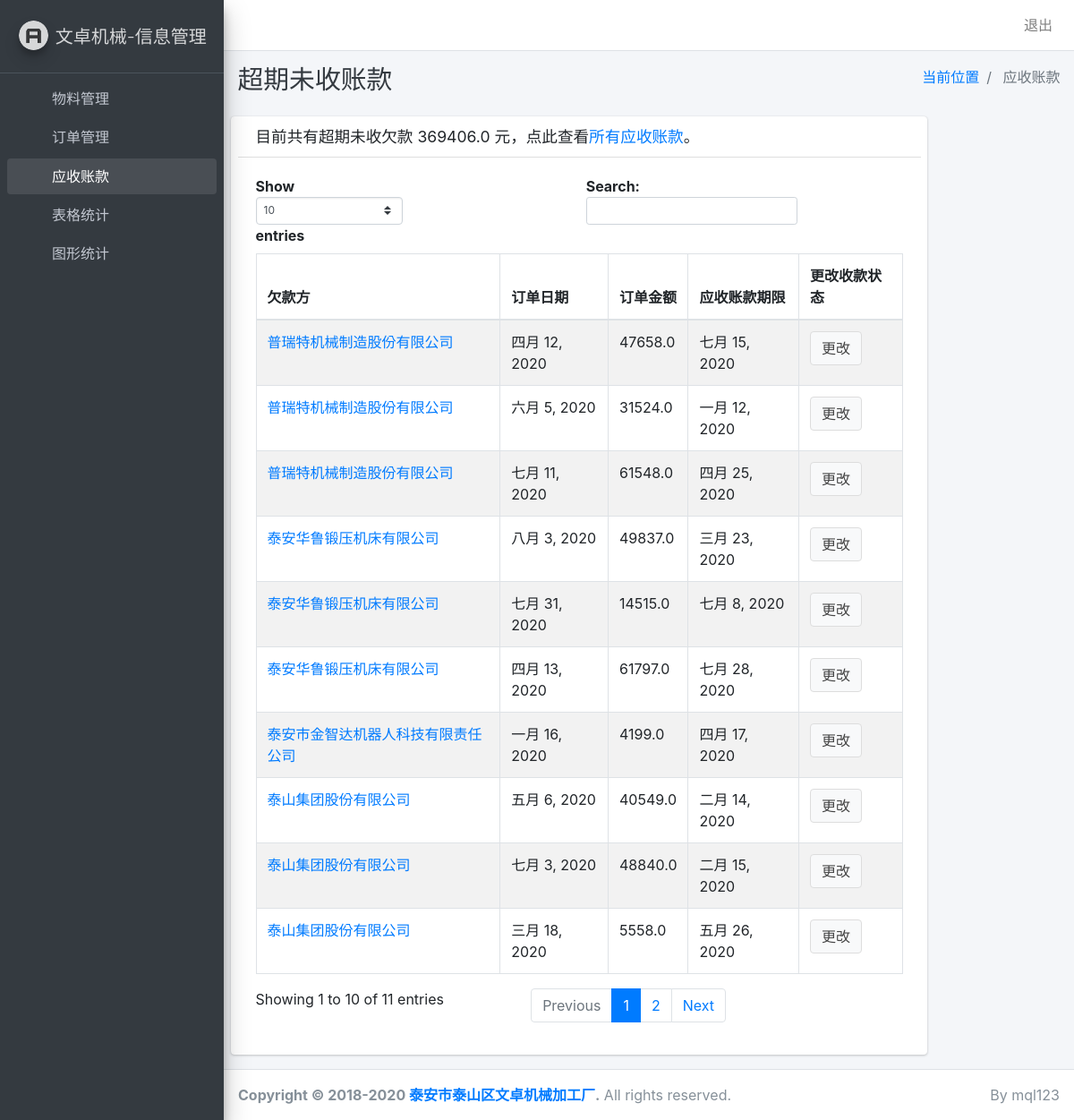
The page /debt/overdue/ (signed in) on the database its author committed.
### debt/models.py (models this page shows)
class Debt(models.Model):
    order = models.ForeignKey(Order, on_delete=models.CASCADE, verbose_name='订单')
    clear = models.BooleanField(default=False, verbose_name='是否全部回款')
    alredy_cleared=models.FloatField(default=0, verbose_name='已收款金额')
    last_date = models.DateField(verbose_name='应收日期')
    def __str__(self):
        return f'{self.order.order_date} {self.order.buyer} 欠 {self.order.get_sum()}元'
    class Meta:
        verbose_name = "应收账款"
        verbose_name_plural = "应收账款"

### order/models.py (models this page shows, shortened)
class Order(models.Model):
    buyer = models.ForeignKey(Company, on_delete=models.CASCADE, related_name='comp_buyer', verbose_name='甲方')
    seller = models.ForeignKey(Company, on_delete=models.CASCADE, related_name='comp_seller', verbose_name='乙方')
    mat_set = models.ManyToManyField(Material, related_name='mat_order', verbose_name='产品列表')
    order_place = models.CharField(max_length=200, verbose_name='合同签订地点')
    order_code = models.CharField(max_length=200, verbose_name='甲方合同编号')
    order_date = models.DateField(verbose_name='合同签订日期')
    deposit_percent = models.FloatField(verbose_name='预付定金比例（百分数）',default=0.0)
    def get_sum(self):
        return sum((mat.material_price*mat.material_num for mat in self.mat_set.all()))
    class Meta:
        verbose_name = "订单"
        verbose_name_plural = "订单"

class Company(models.Model):
    comp_name = models.CharField(max_length=200, verbose_name='公司名称')
    comp_addr = models.CharField(max_length=200, verbose_name='公司地址',blank=True)
    comp_legal_person = models.CharField(max_length=100, verbose_name='法定代表人',blank=True)
    comp_agent_person = models.CharField(max_length=100, verbose_name='委托代理人',blank=True)
    comp_phone = models.CharField(max_length=20, verbose_name='电话',blank=True)
    comp_mail = models.CharField(max_length=20, verbose_name='邮编',blank=True)
    comp_bank_name = models.CharField(max_length=30, verbose_name='开户银行',blank=True)
    comp_bank_account = models.CharField(max_length=30, verbose_name='银行账号',blank=True)
    comp_tax_account = models.CharField(max_length=30, verbose_name='税号',blank=True)
    comp_contact_person = models.CharField(max_length=30, verbose_name='联系人',blank=True)
    def __str__(self):
        return self.comp_name
    class Meta:
        verbose_name = "客户"
        verbose_name_plural = "客户"

### material/models.py (models this page shows, shortened)
class Material(models.Model):
    material_name = models.CharField(max_length=200, verbose_name='产品名称')
    material_spec = models.CharField(max_length=100, verbose_name='产品规格')
    material_unit = models.CharField(max_length=10, verbose_name='产品单位')
    material_num = models.IntegerField(verbose_name='数量')
    material_price = models.FloatField(verbose_name='单价')
    material_date = models.DateField(verbose_name='交货日期')
    material_expl = models.CharField(max_length=200, verbose_name='备注')
    class Meta:
        verbose_name = "产品"
        verbose_name_plural = "产品"

### login/wrapper.py (the view)
    def wrapper(*args, **kw):
        if args[0].session.get('is_login'):
            return func(*args,**kw)
        else:
            return redirect('login:login')

### debt/views.py (called while the page is built)
@login_required
def overdue(request):
    debts = Debt.objects.filter(Q(clear=False) & Q(order__seller__id=1) & Q(last_date__lt=datetime.datetime.now()))
    all_debts_sum = sum((i.order.get_sum() for i in debts))
    return render(request, 'debt/overdue.html', {'debts': debts, 'all_debts_sum': all_debts_sum})

### login/wrapper.py (called while the page is built)
def login_required(func):
    def wrapper(*args, **kw):
        if args[0].session.get('is_login'):
            return func(*args,**kw)
        else:
            return redirect('login:login')
    return wrapper

### debt/templates/debt/overdue.html (shortened to what this page needs)
{% extends 'base.html' %}
{% load static %}
{% block header %}
    超期未收账款
{% endblock %}
{% block css %}
    <link rel="stylesheet" href="{% static 'adminlte-3.0.5/plugins/sweetalert2-theme-bootstrap-4/bootstrap-4.min.css' %}">
    <link rel="stylesheet" href="{% static 'adminlte-3.0.5/plugins/toastr/toastr.min.css' %}">
{% endblock %}
{% block where %}
    应收账款
{% endblock %}
{% block content %}
    <div class="card col-lg-10">
        <div class="card-header">
            <h3 class="card-title">目前共有超期未收欠款 {{ all_debts_sum }} 元，点此查看<a href="{% url 'debt:index' %}">所有应收账款</a>。</h3>
        </div>
        <div class="card-body">
            <div id="example1_wrapper" class="dataTables_wrapper dt-bootstrap4">
                <div class="row">
                    <div class="col-lg-12">
                        <table id="example1" class="table table-bordered table-striped dataTable dtr-inline" role="grid"
                               aria-describedby="example1_info">
                            <thead>
                            <tr role="row">
                                <th class="sorting" tabindex="0" aria-controls="example1" rowspan="1" colspan="1"
                                    aria-label="Rendering engine: activate to sort column ascending">欠款方
                                </th>
                                <th class="sorting" tabindex="0" aria-controls="example1" rowspan="1" colspan="1"
                                    aria-label="Browser: activate to sort column ascending">订单日期
                                </th>
                                <th class="sorting" tabindex="0" aria-controls="example1" rowspan="1" colspan="1"
                                    aria-label="Platform(s): activate to sort column ascending">订单金额
                                </th>
                                <th class="sorting_desc" tabindex="0" aria-controls="example1" rowspan="1" colspan="1"
                                    aria-label="Engine version: activate to sort column ascending"
                                    aria-sort="descending">应收账款期限
                                </th>
                                <th class="sorting_desc" tabindex="0" aria-controls="example1" rowspan="1" colspan="1"
                                    aria-label="Engine version: activate to sort column ascending"
                                    aria-sort="descending">
                                    更改收款状态
                                </th>
                            </tr>
                            </thead>
                            <tbody>
                            <tr>
                            {% for debt in debts %}
                                <td><a href="/admin/debt/debt/{{ debt.id }}/change">{{ debt.order.buyer }}</a></td>
                                <td>{{ debt.order.order_date }}</td>
                                <td>{{ debt.order.get_sum }}</td>
                                <td >{{ debt.last_date }}</td>
                                <td>
                                    <button type="button" class="btn btn-default toastrDefaultSuccess" id="{{ debt.id }}" content="{{ debt }}">
                                        更改
                                    </button>
                                </td>
                            </tr>
                            {% endfor %}
                            </tbody>
                        </table>
                    </div>
                </div>
            </div>
        </div>
    </div>
{% endblock %}

### rows shown on the page
Debt: order.buyer "泰山集团股份有限公司", order.order_date "五月 6, 2020", order.get_sum "40549.0", last_date "二月 14, 2020"
Debt: order.buyer "泰安华鲁锻压机床有限公司", order.order_date "八月 3, 2020", order.get_sum "49837.0", last_date "三月 23, 2020"
Debt: order.buyer "普瑞特机械制造股份有限公司", order.order_date "四月 12, 2020", order.get_sum "47658.0", last_date "七月 15, 2020"
Debt: order.buyer "普瑞特机械制造股份有限公司", order.order_date "六月 5, 2020", order.get_sum "31524.0", last_date "一月 12, 2020"
Debt: order.buyer "泰安华鲁锻压机床有限公司", order.order_date "七月 31, 2020", order.get_sum "14515.0", last_date "七月 8, 2020"
Debt: order.buyer "泰山集团股份有限公司", order.order_date "七月 3, 2020", order.get_sum "48840.0", last_date "二月 15, 2020"
Debt: order.buyer "泰山集团股份有限公司", order.order_date "三月 18, 2020", order.get_sum "5558.0", last_date "五月 26, 2020"
Debt: order.buyer "泰安市金智达机器人科技有限责任公司", order.order_date "一月 16, 2020", order.get_sum "4199.0", last_date "四月 17, 2020"
Debt: order.buyer "普瑞特机械制造股份有限公司", order.order_date "七月 11, 2020", order.get_sum "61548.0", last_date "四月 25, 2020"
Debt: order.buyer "泰安华鲁锻压机床有限公司", order.order_date "四月 13, 2020", order.get_sum "61797.0", last_date "七月 28, 2020"

### other values the page prints
{{ all_debts_sum }} "369406.0"
